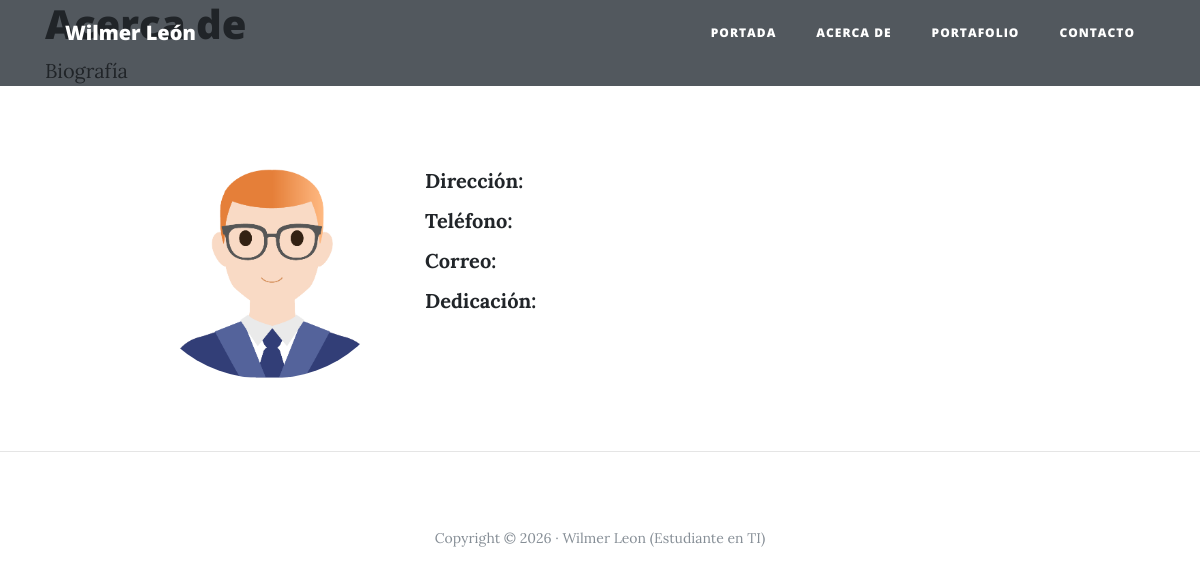
Page /about/ on the earlier database version.
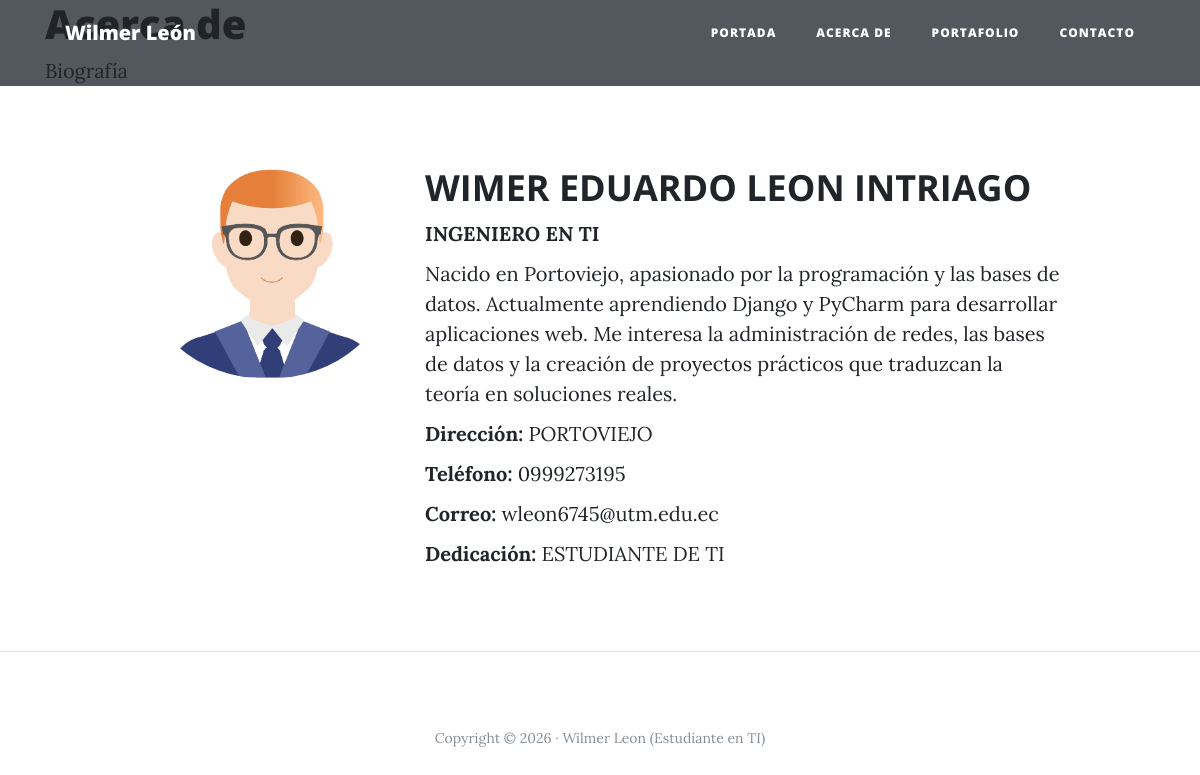
Same page on the later database version.
### core/models.py (models this page shows, shortened)
class Persona(models.Model):
    nombres = models.CharField(max_length=100)
    apellidos = models.CharField(max_length=100)
    direccion = models.CharField(max_length=200)
    telefono = models.CharField(max_length=20)
    titulo_academico = models.CharField(max_length=150)
    biografia = models.TextField()
    correo_electronico = models.EmailField()
    dedicacion_persona = models.CharField(max_length=150)

### core/views.py (the view)
# urls.py: path('about/', views.about, name='about'),
def about(request):
    persona = Persona.objects.first()
    return render(request, "about.html", {
        'persona': persona
    })

### mi_proyecto/templates/about.html (shortened to what this page needs)
<!DOCTYPE html>
<html lang="es">
{% load static %}
<head>
    <link href="{% static 'vendor/bootstrap/css/bootstrap.min.css' %}" rel="stylesheet">
    <link href="{% static 'vendor/font-awesome/css/font-awesome.min.css' %}" rel="stylesheet" type="text/css">
    <link href="{% static 'css/clean-blog.min.css' %}" rel="stylesheet">
</head>
<body>
    <nav class="navbar navbar-expand-lg navbar-light fixed-top" id="mainNav">
        <div class="container">
            <a class="navbar-brand" href="{% url 'home' %}">Wilmer León</a>
            <div class="collapse navbar-collapse" id="navbarResponsive">
                <ul class="navbar-nav ml-auto">
                    <li class="nav-item"><a class="nav-link" href="{% url 'home' %}">Portada</a></li>
                    <li class="nav-item"><a class="nav-link" href="{% url 'about' %}">Acerca de</a></li>
                    <li class="nav-item"><a class="nav-link" href="{% url 'portfolio' %}">Portafolio</a></li>
                    <li class="nav-item"><a class="nav-link" href="{% url 'contact' %}">Contacto</a></li>
                </ul>
            </div>
        </div>
    </nav>
    <header class="masthead" style="background-image: url('{% static "img/about-bg.jpg" %}')">
        <div class="overlay"></div>
        <div class="container">
            <h1>Acerca de</h1>
            <span class="subheading">Biografía</span>
        </div>
    </header>
    <div class="container">
        <div class="row">
            <div class="col-lg-3 col-md-4 offset-lg-1">
                <img class="img-fluid avatar" src="{% static 'img/avatar.jpg' %}" alt="Foto de Wilmer">
            </div>
            <div class="col-lg-7 col-md-8">
               <h2 class="section-heading">
                    {{ persona.nombres }} {{ persona.apellidos }}
                </h2>
                <p><strong>{{ persona.titulo_academico }}</strong></p>
                <p>{{ persona.biografia }}</p>
                <p><strong>Dirección:</strong> {{ persona.direccion }}</p>
                <p><strong>Teléfono:</strong> {{ persona.telefono }}</p>
                <p><strong>Correo:</strong> {{ persona.correo_electronico }}</p>
                <p><strong>Dedicación:</strong> {{ persona.dedicacion_persona }}</p>
            </div>
        </div>
    </div>
    <hr>
    <footer>
        <div class="container">
            <p class="copyright text-muted">
                Copyright © 2026 · Wilmer Leon (Estudiante en TI)
            </p>
        </div>
    </footer>
</body>
</html>

Differences in the rows shown:
added Persona: nombres "WIMER EDUARDO", apellidos "LEON INTRIAGO", titulo_academico "INGENIERO EN TI", biografia "Nacido en Portoviejo, apasionado por la programación y las bases de datos. Actualmente aprendiendo Django y PyCharm para desarrollar aplicaciones web. Me interesa la administración de redes, las bases de datos y la creación de proyectos prácticos que traduzcan la teoría en soluciones reales.", direccion "PORTOVIEJO", telefono "0999273195", correo_electronico "wleon6745@utm.edu.ec", dedicacion_persona "ESTUDIANTE DE TI"
